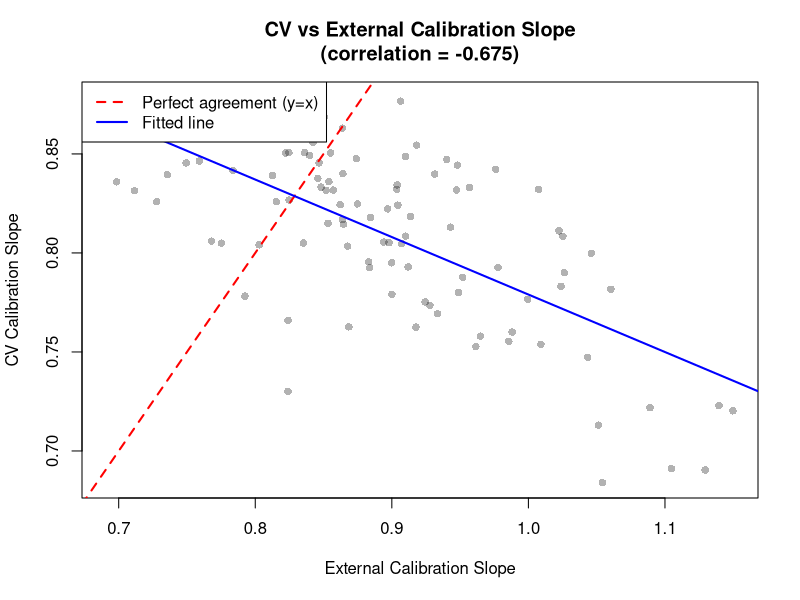

Reproduce this figure in R.
library(pROC)

set.seed(42)

# Use same DGP parameters as main simulation
expit <- function(x) 1 / (1 + exp(-x))
beta <- c(0.45, 0.40, -0.35, 0.30, -0.25, 0.20, 0.15, 0.10, 0.08, 0.05)
target_prev <- 0.15

# Calculate alpha (same as main simulation)
n_sample <- 100000
X_sample <- replicate(10, rnorm(n_sample))
find_alpha <- function(a) {
  mean(expit(a + as.vector(X_sample %*% beta))) - target_prev
}
alpha <- uniroot(find_alpha, c(-10, 10))$root

generate_data <- function(n) {
  X <- matrix(rnorm(n * 10), ncol = 10)
  logit_p <- alpha + as.vector(X %*% beta)
  prob <- plogis(logit_p)
  outcome <- rbinom(n, size = 1, prob = prob)

  data.frame(outcome = outcome, X)
}

calculate_cal_slope <- function(y_true, y_pred) {
  logit_pred <- qlogis(pmax(pmin(y_pred, 0.9999), 0.0001))
  cal_model <- glm(y_true ~ logit_pred, family = binomial)
  coef(cal_model)[2]
}

# Simple cross-validation implementation
cv_predictions <- function(data, k = 10) {
  n <- nrow(data)
  fold_size <- floor(n / k)
  indices <- sample(1:n)

  all_preds <- numeric(n)

  for (i in 1:k) {
    test_idx <- indices[((i-1) * fold_size + 1):min(i * fold_size, n)]
    if (i == k) test_idx <- indices[((i-1) * fold_size + 1):n]

    train_idx <- setdiff(1:n, test_idx)
    train_data <- data[train_idx, ]
    test_data <- data[test_idx, ]

    model <- glm(outcome ~ ., data = train_data, family = binomial)
    all_preds[test_idx] <- predict(model, newdata = test_data, type = "response")
  }

  all_preds
}

# Run simple simulation
n_sim <- 100
n_dev <- 858
n_ext <- 100000

results <- data.frame(
  sim = integer(),
  cv_cal_slope = numeric(),
  ext_cal_slope = numeric(),
  apparent_cal_slope = numeric()
)

cat("Running", n_sim, "simulations...\n")
for (i in 1:n_sim) {
  if (i %% 20 == 0) cat("  Simulation", i, "\n")

  # Generate dev data
  dev_data <- generate_data(n_dev)

  # Fit model on FULL dev data (for external validation)
  model_full <- glm(outcome ~ ., data = dev_data, family = binomial)

  # Apparent performance on dev data
  pred_dev <- predict(model_full, newdata = dev_data, type = "response")
  apparent_cal <- calculate_cal_slope(dev_data$outcome, pred_dev)

  # CV predictions (uses different models - 90% trained)
  cv_preds <- cv_predictions(dev_data, k = 10)
  cv_cal <- calculate_cal_slope(dev_data$outcome, cv_preds)

  # External validation (uses full model)
  ext_data <- generate_data(n_ext)
  pred_ext <- predict(model_full, newdata = ext_data, type = "response")
  ext_cal <- calculate_cal_slope(ext_data$outcome, pred_ext)

  results <- rbind(results, data.frame(
    sim = i,
    cv_cal_slope = cv_cal,
    ext_cal_slope = ext_cal,
    apparent_cal_slope = apparent_cal
  ))
}

# Calculate correlation
cor_cv_ext <- cor(results$cv_cal_slope, results$ext_cal_slope)

cat("\n=== RESULTS ===\n")
cat("Correlation (CV vs External):", round(cor_cv_ext, 3), "\n\n")

cat("CV calibration slope:\n")
cat("  Mean:", round(mean(results$cv_cal_slope), 3), "\n")
cat("  SD:", round(sd(results$cv_cal_slope), 3), "\n\n")

cat("External calibration slope:\n")
cat("  Mean:", round(mean(results$ext_cal_slope), 3), "\n")
cat("  SD:", round(sd(results$ext_cal_slope), 3), "\n\n")

cat("Apparent calibration slope:\n")
cat("  Mean:", round(mean(results$apparent_cal_slope), 3), "\n")
cat("  SD:", round(sd(results$apparent_cal_slope), 3), "\n\n")

# Show extreme cases
cat("Cases with HIGHEST CV cal slope:\n")
extreme_high <- results[order(-results$cv_cal_slope)[1:5], ]
print(extreme_high)

cat("\nCases with LOWEST CV cal slope:\n")
extreme_low <- results[order(results$cv_cal_slope)[1:5], ]
print(extreme_low)

# Save results
write.csv(results, "debug_calibration_results.csv", row.names = FALSE)
cat("\nResults saved to debug_calibration_results.csv\n")

# Create simple scatter plot
png("debug_calibration_scatter.png", width = 800, height = 600)
plot(results$ext_cal_slope, results$cv_cal_slope,
     xlab = "External Calibration Slope",
     ylab = "CV Calibration Slope",
     main = paste0("CV vs External Calibration Slope\n(correlation = ",
                   round(cor_cv_ext, 3), ")"),
     pch = 16, col = rgb(0, 0, 0, 0.3))
abline(a = 0, b = 1, col = "red", lty = 2, lwd = 2)
abline(lm(cv_cal_slope ~ ext_cal_slope, data = results), col = "blue", lwd = 2)
legend("topleft",
       c("Perfect agreement (y=x)", "Fitted line"),
       col = c("red", "blue"), lty = c(2, 1), lwd = 2)
dev.off()
cat("Plot saved to debug_calibration_scatter.png\n")
